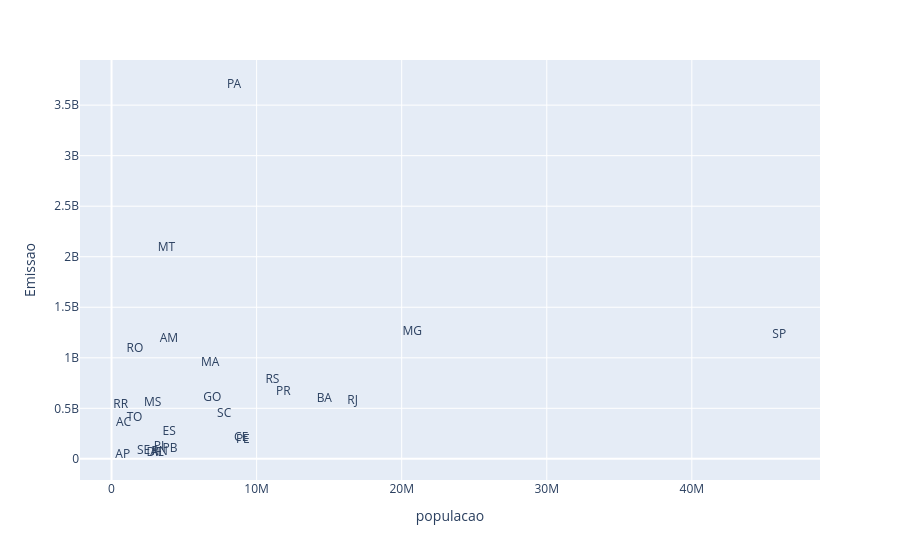

The code cell stored with this chart in its notebook:
### Code cell
import plotly.express as px

px.scatter(data_frame=dados_agrupados, x="populacao", y="Emissao", text="Estado", opacity=0)

### Figure 1 — Plotly figure (JSON) as saved in the notebook; plotly's stock layout.template omitted (floating-point values rounded to 4 significant figures)
{"data": [{"hovertemplate": "populacao=%{x}<br>Emissao=%{y}<br>Estado=%{text}<extra></extra>", "legendgroup": "", "marker": {"color": "#636efa", "opacity": 0, "symbol": "circle"}, "mode": "markers+text", "name": "", "orientation": "v", "showlegend": false, "text": ["AC", "AL", "AM", "AP", "BA", "CE", "DF", "ES", "GO", "MA", "MG", "MS", "MT", "PA", "PB", "PE", "PI", "PR", "RJ", "RN", "RO", "RR", "RS", "SC", "SE", "SP", "TO"], "type": "scatter", "x": [829780, 3125254, 3952262, 774268, 14659023, 8936431, 2923369, 3975100, 6950976, 6800605, 20732660, 2833742, 3784239, 8442962, 4030961, 9051113, 3270174, 11835379, 16615526, 3303953, 1616379, 634805, 11088065, 7762154, 2211868, 46024937, 1584306], "xaxis": "x", "y": [350500000.0, 62610000.0, 1190000000.0, 35680000.0, 593200000.0, 203500000.0, 56690000.0, 269800000.0, 600800000.0, 947600000.0, 1251000000.0, 555100000.0, 2082000000.0, 3702000000.0, 95330000.0, 183600000.0, 114700000.0, 656800000.0, 576700000.0, 72240000.0, 1084000000.0, 528200000.0, 781500000.0, 448400000.0, 81190000.0, 1223000000.0, 408200000.0], "yaxis": "y"}], "layout": {"legend": {"tracegroupgap": 0}, "margin": {"t": 60}, "xaxis": {"anchor": "y", "domain": [0, 1], "title": {"text": "populacao"}}, "yaxis": {"anchor": "x", "domain": [0, 1], "title": {"text": "Emissao"}}}}
